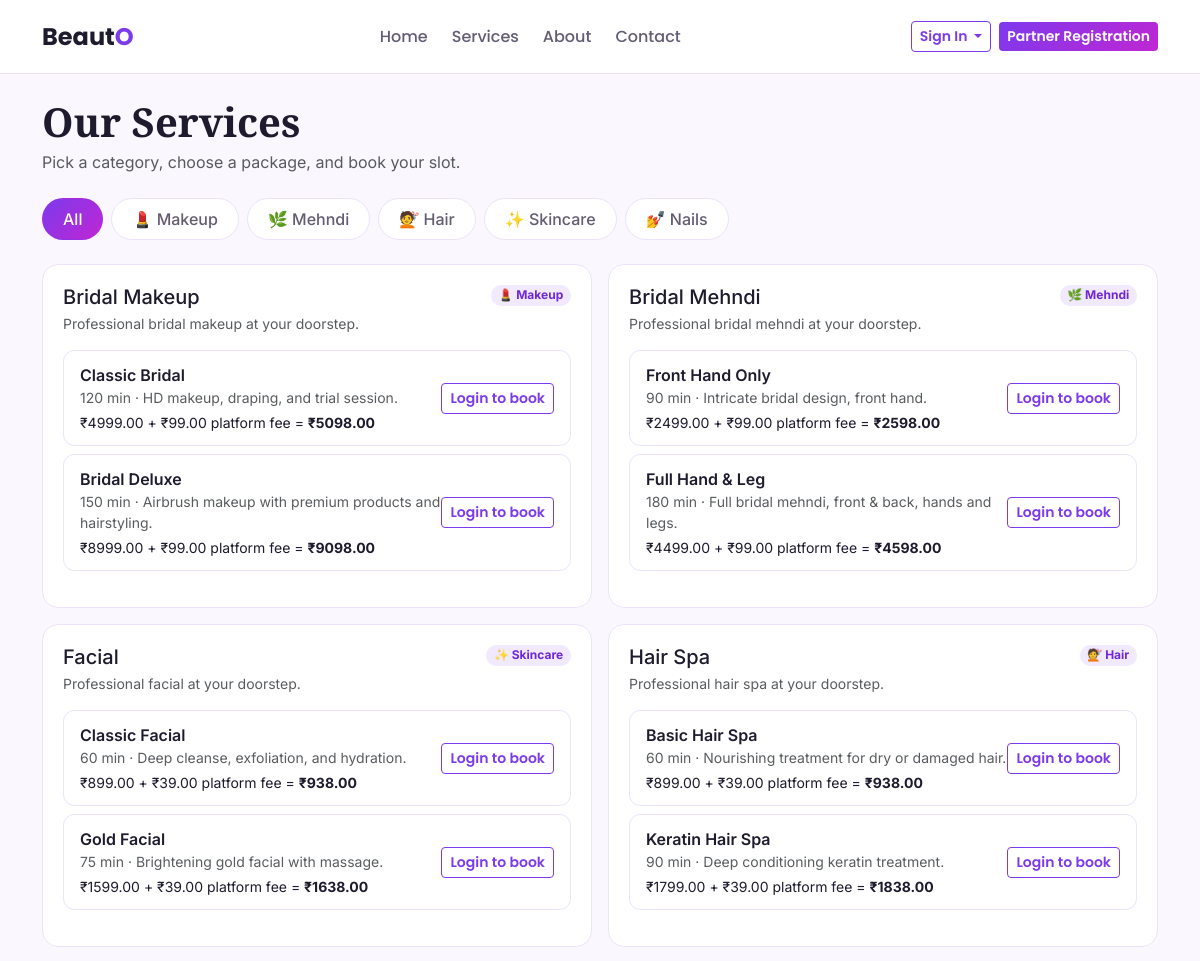
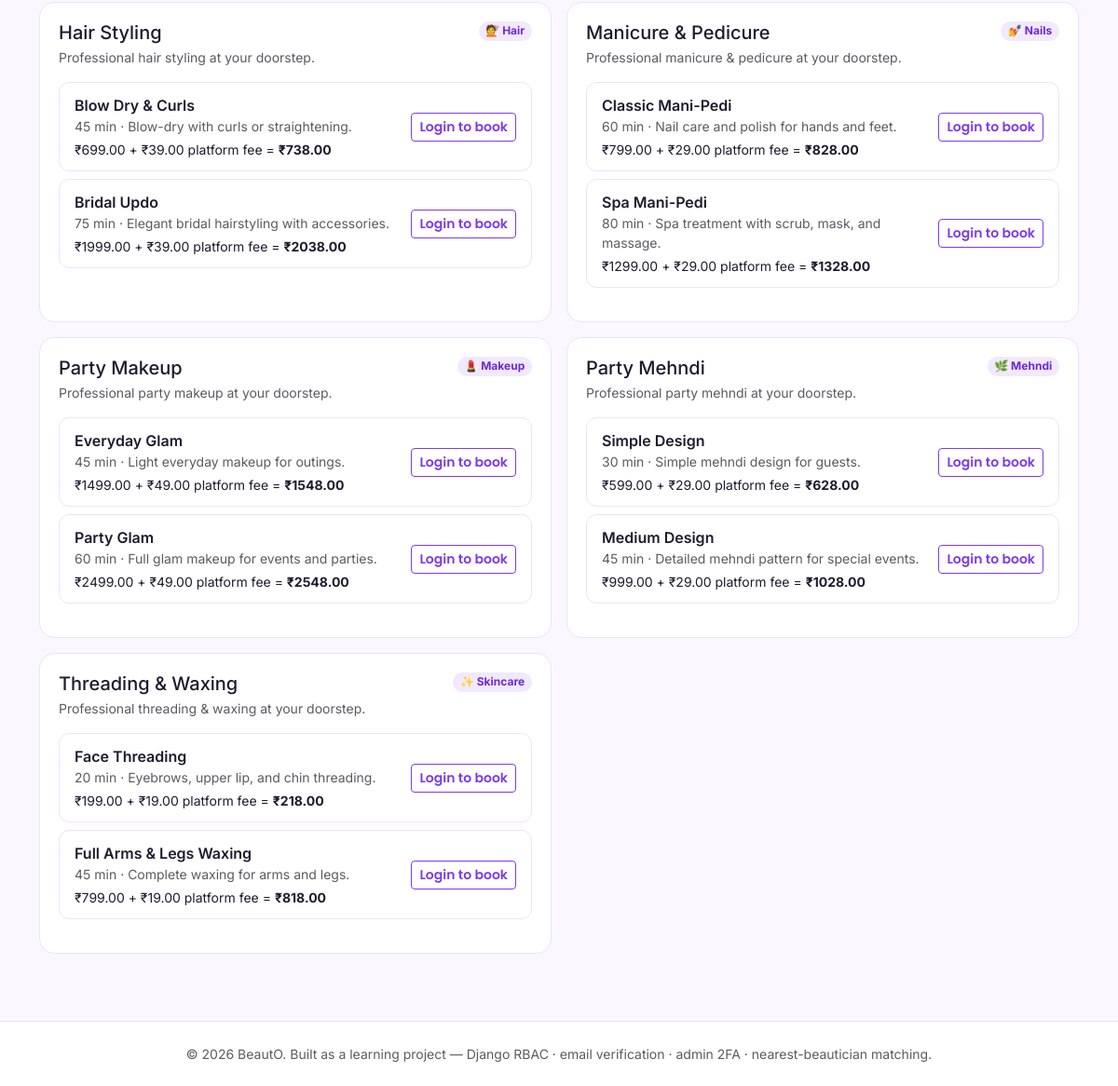
Page /services/ on the committed database (2 pictures, top to bottom).
### services/models.py (models this page shows, shortened)
class ServiceCategory(models.Model):
    name = models.CharField(max_length=60, unique=True)
    icon = models.CharField(max_length=10, blank=True, help_text="An emoji works fine, e.g. 💇")
    order = models.PositiveIntegerField(default=0)
    class Meta:
        ordering = ["order", "name"]
        verbose_name_plural = "Service categories"

class Service(models.Model):
    category = models.ForeignKey(ServiceCategory, on_delete=models.CASCADE, related_name="services")
    name = models.CharField(max_length=120)
    description = models.TextField(blank=True)
    platform_fee = models.DecimalField(
        max_digits=8, decimal_places=2, default=49,
        help_text="Fixed platform fee added on top of every package's price for this service.",
    )
    is_active = models.BooleanField(default=True)
    class Meta:
        ordering = ["name"]

class ServicePackage(models.Model):
    service = models.ForeignKey(Service, on_delete=models.CASCADE, related_name="packages")
    name = models.CharField(max_length=100, help_text="e.g. Basic, Premium, Bridal Deluxe")
    description = models.TextField(blank=True)
    price = models.DecimalField(max_digits=8, decimal_places=2)
    duration_minutes = models.PositiveIntegerField(default=60)
    is_active = models.BooleanField(default=True)
    class Meta:
        ordering = ["price"]
    def total_amount(self):
        return self.price + self.service.platform_fee

### pages/views.py (the view)
# urls.py: path("services/", views.service_catalog, name="services"),
def service_catalog(request):
    categories = ServiceCategory.objects.prefetch_related("services__packages")
    active_category_id = request.GET.get("category")
    services = Service.objects.filter(is_active=True).select_related("category").prefetch_related("packages")
    if active_category_id:
        services = services.filter(category_id=active_category_id)
    return render(request, "pages/services.html", {
        "categories": categories,
        "services": services,
        "active_category_id": int(active_category_id) if active_category_id else None,
    })

### notifications/context_processors.py (called while the page is built)
def unread_notifications(request):
    if request.user.is_authenticated and getattr(request.user, "is_admin_role", lambda: False)():
        count = Notification.objects.filter(is_read=False).count()
        return {"unread_notification_count": count}
    return {}

### templates/pages/services.html (shortened to what this page needs)
{% extends "base.html" %}
{% block content %}
<h1 class="mb-1">Our Services</h1>
<p class="text-muted mb-4">Pick a category, choose a package, and book your slot.</p>
<div class="d-flex gap-2 flex-wrap mb-4">
  <a href="{% url 'pages:services' %}" class="category-tab {% if not active_category_id %}active{% endif %}">All</a>
  {% for cat in categories %}
    <a href="?category={{ cat.pk }}" class="category-tab {% if active_category_id == cat.pk %}active{% endif %}">
      {{ cat.icon }} {{ cat.name }}
    </a>
  {% endfor %}
</div>
<div class="row g-3">
  {% for service in services %}
    <div class="col-md-6">
      <div class="card-beauto h-100">
        <div class="d-flex justify-content-between align-items-start">
          <h5 class="mb-1">{{ service.name }}</h5>
          <span class="badge rounded-pill" style="background: var(--lavender); color: var(--violet-dark);">{{ service.category.icon }} {{ service.category.name }}</span>
        </div>
        <p class="text-muted small mb-3">{{ service.description }}</p>
        <div class="d-flex flex-column gap-2">
          {% for package in service.packages.all %}
            {% if package.is_active %}
              <div class="package-pill d-flex justify-content-between align-items-center">
                <div>
                  <div class="fw-semibold">{{ package.name }}</div>
                  <div class="text-muted small">{{ package.duration_minutes }} min · {{ package.description|truncatewords:10 }}</div>
                  <div class="small mt-1">₹{{ package.price }} + ₹{{ service.platform_fee }} platform fee = <strong>₹{{ package.total_amount }}</strong></div>
                </div>
                {% if user.is_authenticated and user.role == "customer" %}
                  <a href="{% url 'bookings:book_package' package.pk %}" class="btn btn-sm btn-beauto text-nowrap">Book</a>
                {% elif user.is_authenticated %}
                  <span class="text-muted small">Customer login required</span>
                {% else %}
                  <a href="{% url 'accounts:login_customer' %}" class="btn btn-sm btn-outline-beauto text-nowrap">Login to book</a>
                {% endif %}
              </div>
            {% endif %}
          {% endfor %}
        </div>
      </div>
    </div>
  {% endfor %}
</div>
{% endblock %}

### static/css/style.css (style rules this page uses)
:root { --violet: #7C3AED; --violet-dark: #6D28D9; --magenta: #C026D3; --charcoal: #1E1B2E; --mist: #FAF7FF; --slate: #635C73; --lavender: #F1E9FE; }
body { font-family: 'Inter', sans-serif; background: var(--mist); color: var(--charcoal); }
h1, h2, h3, h4 { font-family: 'Playfair Display', serif; font-weight: 700; }
.navbar-brand, .btn, .nav-link, label, .form-label, .card-label { font-family: 'Poppins', sans-serif; }
.btn-outline-beauto { border: 1px solid var(--violet); color: var(--violet); background: transparent; font-weight: 600; }
.card-beauto { background: #fff; border: 1px solid #ECE3FB; border-radius: 1rem; padding: 1.25rem; margin-bottom: 1rem; transition: border-color 0.15s ease, transform 0.15s ease; }
.category-tab { border: 1px solid #ECE3FB; border-radius: 999px; padding: 0.5rem 1.25rem; font-weight: 500; color: var(--slate); background: #fff; text-decoration: none; display: inline-block; }
.category-tab.active { background: linear-gradient(135deg, var(--violet), var(--magenta)); color: #fff; border-color: transparent; }
.package-pill { border: 1px solid #ECE3FB; border-radius: 0.7rem; padding: 0.75rem 1rem; }
a { color: var(--violet); }

### rows in the picture
ServiceCategory: icon "💄", name "Makeup"
ServiceCategory: icon "🌿", name "Mehndi"
ServiceCategory: icon "💇", name "Hair"
ServiceCategory: icon "✨", name "Skincare"
ServiceCategory: icon "💅", name "Nails"
Service: name "Bridal Makeup", category.icon "💄", category.name "Makeup", description "Professional bridal makeup at your doorstep.", platform_fee "99.00"
ServicePackage: name "Classic Bridal", duration_minutes "120", description "HD makeup, draping, and trial session.", price "4999.00", total_amount "5098.00"
ServicePackage: name "Bridal Deluxe", duration_minutes "150", description "Airbrush makeup with premium products and hairstyling.", price "8999.00", total_amount "9098.00"
Service: name "Bridal Mehndi", category.icon "🌿", category.name "Mehndi", description "Professional bridal mehndi at your doorstep.", platform_fee "99.00"
ServicePackage: name "Front Hand Only", duration_minutes "90", description "Intricate bridal design, front hand.", price "2499.00", total_amount "2598.00"
ServicePackage: name "Full Hand & Leg", duration_minutes "180", description "Full bridal mehndi, front & back, hands and legs.", price "4499.00", total_amount "4598.00"
Service: name "Facial", category.icon "✨", category.name "Skincare", description "Professional facial at your doorstep.", platform_fee "39.00"
ServicePackage: name "Classic Facial", duration_minutes "60", description "Deep cleanse, exfoliation, and hydration.", price "899.00", total_amount "938.00"
ServicePackage: name "Gold Facial", duration_minutes "75", description "Brightening gold facial with massage.", price "1599.00", total_amount "1638.00"
Service: name "Hair Spa", category.icon "💇", category.name "Hair", description "Professional hair spa at your doorstep.", platform_fee "39.00"
ServicePackage: name "Basic Hair Spa", duration_minutes "60", description "Nourishing treatment for dry or damaged hair.", price "899.00", total_amount "938.00"
ServicePackage: name "Keratin Hair Spa", duration_minutes "90", description "Deep conditioning keratin treatment.", price "1799.00", total_amount "1838.00"
Service: name "Hair Styling", category.icon "💇", category.name "Hair", description "Professional hair styling at your doorstep.", platform_fee "39.00"
ServicePackage: name "Blow Dry & Curls", duration_minutes "45", description "Blow-dry with curls or straightening.", price "699.00", total_amount "738.00"
ServicePackage: name "Bridal Updo", duration_minutes "75", description "Elegant bridal hairstyling with accessories.", price "1999.00", total_amount "2038.00"
Service: name "Manicure & Pedicure", category.icon "💅", category.name "Nails", description "Professional manicure & pedicure at your doorstep.", platform_fee "29.00"
ServicePackage: name "Classic Mani-Pedi", duration_minutes "60", description "Nail care and polish for hands and feet.", price "799.00", total_amount "828.00"
ServicePackage: name "Spa Mani-Pedi", duration_minutes "80", description "Spa treatment with scrub, mask, and massage.", price "1299.00", total_amount "1328.00"
Service: name "Party Makeup", category.icon "💄", category.name "Makeup", description "Professional party makeup at your doorstep.", platform_fee "49.00"
ServicePackage: name "Everyday Glam", duration_minutes "45", description "Light everyday makeup for outings.", price "1499.00", total_amount "1548.00"
ServicePackage: name "Party Glam", duration_minutes "60", description "Full glam makeup for events and parties.", price "2499.00", total_amount "2548.00"
Service: name "Party Mehndi", category.icon "🌿", category.name "Mehndi", description "Professional party mehndi at your doorstep.", platform_fee "29.00"
ServicePackage: name "Simple Design", duration_minutes "30", description "Simple mehndi design for guests.", price "599.00", total_amount "628.00"
ServicePackage: name "Medium Design", duration_minutes "45", description "Detailed mehndi pattern for special events.", price "999.00", total_amount "1028.00"
Service: name "Threading & Waxing", category.icon "✨", category.name "Skincare", description "Professional threading & waxing at your doorstep.", platform_fee "19.00"
ServicePackage: name "Face Threading", duration_minutes "20", description "Eyebrows, upper lip, and chin threading.", price "199.00", total_amount "218.00"
ServicePackage: name "Full Arms & Legs Waxing", duration_minutes "45", description "Complete waxing for arms and legs.", price "799.00", total_amount "818.00"
